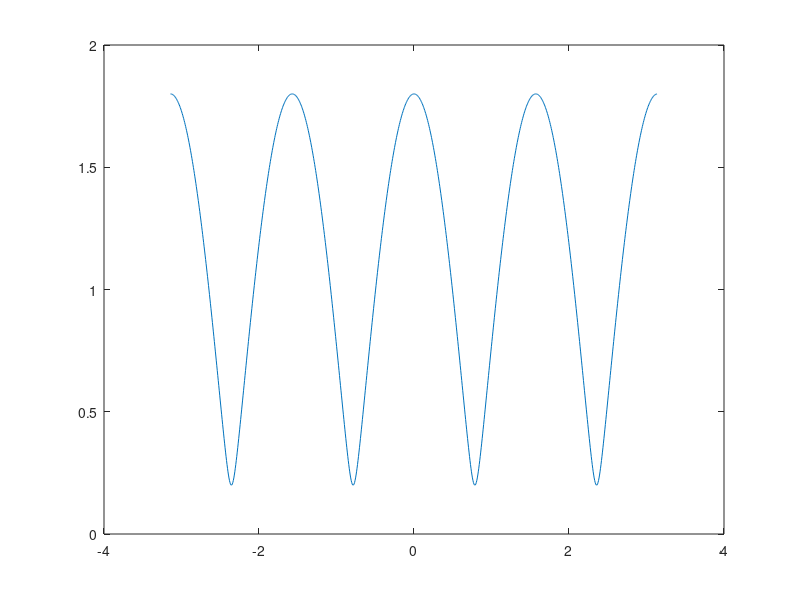

MATLAB code for this plot:
clear all;
clc;
close all;

g=0.8;
d = 4;


w = -pi: 2*pi/1000 : pi - 2*pi/1000;
H = (1+g.^2)+2*g*cos(w*d);

plot(w,sqrt(H));